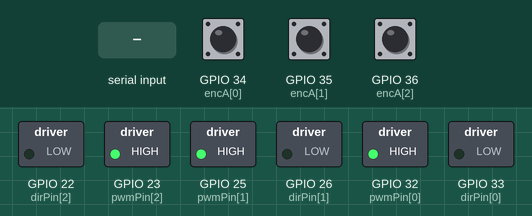
Bench run of a sketch on a simulated ESP32. Shown: switched loads named in the sketch (green lamp = pin HIGH). The test bench sets the inputs (shaded band); at power-on: GPIO 34 (encA[0]) HIGH, GPIO 35 (encA[1]) HIGH, GPIO 36 (encA[2]) HIGH. What the sketch prints to the serial monitor is not drawn.

Above: at 1.2 s.
1.3 s: "90,45\n" received over Serial
At 2.1 s:
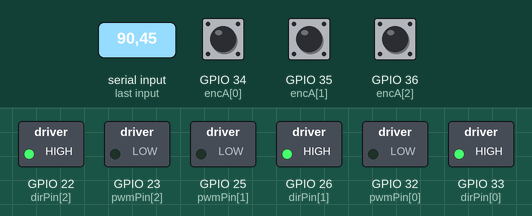
At 3.2 s:
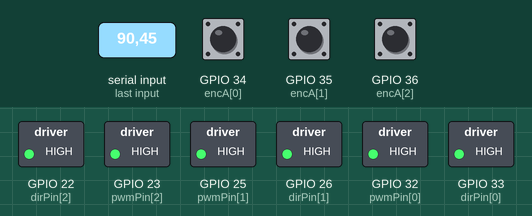
3.8 s: "5\n" received over Serial
At 4.3 s:
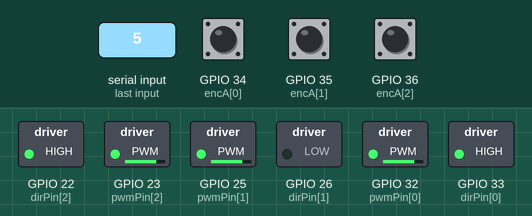
Timing chart, 0 to 6.8 s (numbered marks = the images above; inputs shaded):
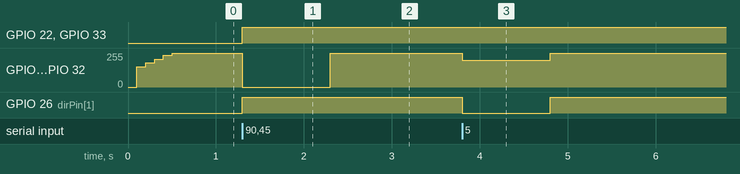

Measured:
- after the input at 1.3 s, GPIO 22 (dirPin[2]), GPIO 26 (dirPin[1]), GPIO 33 (dirPin[0]): LOW → HIGH at once; GPIO 23 (pwmPin[2]), GPIO 25 (pwmPin[1]), GPIO 32 (pwmPin[0]): 255/255 → 0/255 at once, → 255/255 1.0 s later
- after the input at 3.8 s, GPIO 23 (pwmPin[2]), GPIO 25 (pwmPin[1]), GPIO 32 (pwmPin[0]): 255/255 → 199/255 at once, → 255/255 1.0 s later; GPIO 26 (dirPin[1]): HIGH → LOW at once, → HIGH 1.0 s later

The sketch:

encoderCode.ino
```cpp
#include <Arduino.h>

// === Motor pins (PWM + DIR) ===
const int pwmPin[3] = {32, 25, 23}; // M1, M2, M3 PWM
const int dirPin[3] = {33, 26, 22}; // M1, M2, M3 DIR
//********32, 33 motor main********//
// === Encoder pins (A & B) ===
// pick only pins capable of input with interrupts:
const int encA[3] = {34, 35, 36};  // adjust to your wiring
const int encB[3] = {39, 38, 37};  // adjust to your wiring

volatile long encoderCount[3] = {0, 0, 0};

// === LEDC PWM channels ===
const int ch[3] = {0, 1, 2};
const int freq = 20000;
const int resolution = 10; // 0–1023

// === Speed control ===
const int COUNTS_PER_REV = 600;
float targetRPM[3] = {230, 230, 230}; // desired rpm per motor
int pwmValue[3] = {500, 500, 500};    // start PWM (0–1023)

// === Direction map helper ===
enum Motion {STOP=0, FORWARD, BACKWARD, RIGHT, LEFT, CW, CCW};

// attach interrupts
void IRAM_ATTR encoderISR0() {
  int a = digitalRead(encA[0]);
  int b = digitalRead(encB[0]);
  encoderCount[0] += (a == b) ? 1 : -1;
}
void IRAM_ATTR encoderISR1() {
  int a = digitalRead(encA[1]);
  int b = digitalRead(encB[1]);
  encoderCount[1] += (a == b) ? 1 : -1;
}
void IRAM_ATTR encoderISR2() {
  int a = digitalRead(encA[2]);
  int b = digitalRead(encB[2]);
  encoderCount[2] += (a == b) ? 1 : -1;
}

// drive one motor
void driveMotor(int idx, int speed, bool clockwise) {
  digitalWrite(dirPin[idx], clockwise ? HIGH : LOW);
  ledcWrite(ch[idx], speed);
}

void setup() {
  Serial.begin(115200);

  // pins
  for (int i=0; i<3; i++) {
    pinMode(dirPin[i], OUTPUT);
    ledcSetup(ch[i], freq, resolution);
    ledcAttachPin(pwmPin[i], ch[i]);

    pinMode(encA[i], INPUT_PULLUP);
    pinMode(encB[i], INPUT_PULLUP);
  }

  attachInterrupt(digitalPinToInterrupt(encA[0]), encoderISR0, CHANGE);
  attachInterrupt(digitalPinToInterrupt(encA[1]), encoderISR1, CHANGE);
  attachInterrupt(digitalPinToInterrupt(encA[2]), encoderISR2, CHANGE);

  Serial.println("Enter direction: 1=FWD,2=BACK,3=RIGHT,4=LEFT,5=CW,6=CCW");
}

void setMotion(Motion m) {
  int spd = 800; // base speed

  switch (m) {
    case FORWARD: // m1 clock, m2 none, m3 anticlock
      driveMotor(0, spd, true);
      driveMotor(1, 0, true);
      driveMotor(2, spd, false);
      break;
    case BACKWARD: // m1 anticlock, m2 none, m3 clock
      driveMotor(0, spd, false);
      driveMotor(1, 0, true);
      driveMotor(2, spd, true);
      break;
    case RIGHT: // m1 clock, m2 clock, m3 clock
      driveMotor(0, spd, true);
      driveMotor(1, spd, true);
      driveMotor(2, spd, true);
      break;
    case LEFT: // m1 anticlock, m2 anticlock, m3 anticlock
      driveMotor(0, spd, false);
      driveMotor(1, spd, false);
      driveMotor(2, spd, false);
      break;
    case CW: // m1 clock, m2 anticlock, m3 clock
      driveMotor(0, spd, true);
      driveMotor(1, spd, false);
      driveMotor(2, spd, true);
      break;
    case CCW: // m1 anticlock, m2 clock, m3 anticlock
      driveMotor(0, spd, false);
      driveMotor(1, spd, true);
      driveMotor(2, spd, false);
      break;
    default: // stop all
      for (int i=0; i<3; i++) driveMotor(i, 0, true);
  }
}

void loop() {
  // read direction command
  if (Serial.available()) {
    int d = Serial.parseInt();
    setMotion((Motion)d);
  }

  // every 100ms compute RPM & adjust PWM
  static unsigned long lastTime=0;
  if (millis() - lastTime >= 100) {
    lastTime = millis();

    for (int i=0; i<3; i++) {
      noInterrupts();
      long count = encoderCount[i];
      encoderCount[i]=0;
      interrupts();

      float cps = count * 10.0; // counts per sec
      float rpm = (cps / COUNTS_PER_REV) * 60.0;

      float error = targetRPM[i] - rpm;
      pwmValue[i] += error * 0.5; // proportional
      if (pwmValue[i] > 1023) pwmValue[i] = 1023;
      if (pwmValue[i] < 0) pwmValue[i] = 0;

      // apply new pwm but preserve current direction
      bool dirNow = digitalRead(dirPin[i]);
      driveMotor(i, pwmValue[i], dirNow);

      Serial.print("M"); Serial.print(i);
      Serial.print(" RPM:"); Serial.print(rpm);
      Serial.print(" PWM:"); Serial.print(pwmValue[i]);
      Serial.print("\t");
    }
    Serial.println();
  }
}
```
